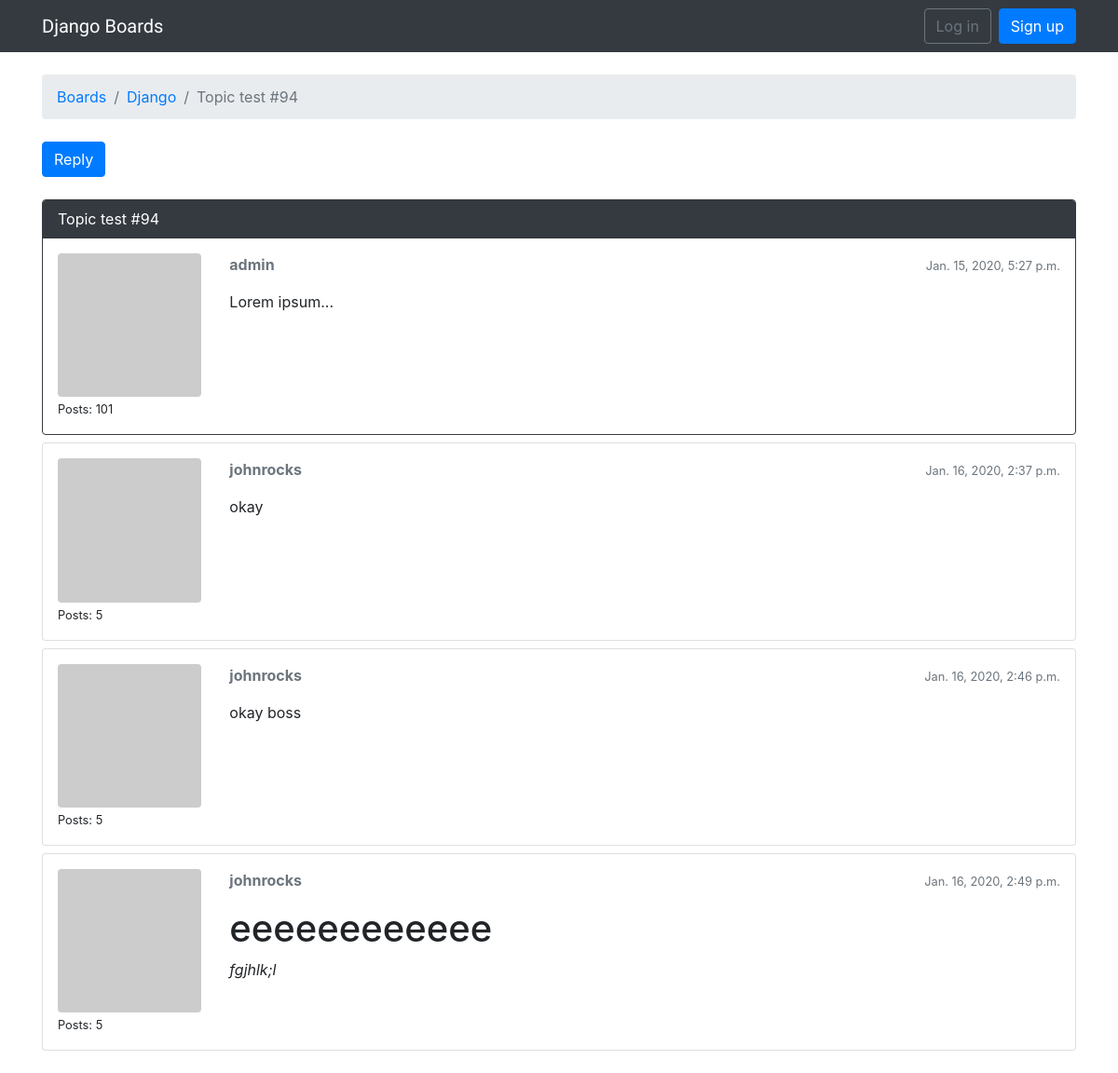
Page /boards/1/topics/98/ on the committed database.
### boards/models.py (models this page shows, shortened)
class Topic(models.Model):
    subject = models.CharField(max_length=255)
    last_updated = models.DateTimeField(auto_now_add=True)
    board = models.ForeignKey(Board, related_name='topics',on_delete=models.SET(Board))
    starter = models.ForeignKey(User, related_name='topics',on_delete=models.SET(User))
    views = models.PositiveIntegerField(default=0)

class Board(models.Model):
    name = models.CharField(max_length=30, unique=True)
    description = models.CharField(max_length=100)

class Post(models.Model):
    message = models.TextField(max_length=4000)
    topic = models.ForeignKey(Topic, related_name='posts',on_delete=models.SET(Topic))
    created_at = models.DateTimeField(auto_now_add=True)
    updated_at = models.DateTimeField(null=True)
    created_by = models.ForeignKey(User, related_name='posts',on_delete=models.SET(User))
    updated_by = models.ForeignKey(User, null=True, related_name='+',on_delete=models.SET(User))
    def get_message_as_markdown(self):
        return mark_safe(markdown(self.message, safe_mode='escape'))

### boards/views.py (the view)
# urls.py: url(r'^boards/(?P<pk>\d+)/topics/(?P<topic_pk>\d+)/$', views.PostListView.as_view(), name='topic_posts'),
class PostListView(ListView):
    model = Post
    context_object_name = 'posts'
    template_name = 'topic_posts.html'
    paginate_by = 20
    def get_context_data(self, **kwargs):
        session_key = 'viewed_topic_{}'.format(self.topic.pk)  # <-- here
        if not self.request.session.get(session_key, False):
            self.topic.views += 1
            self.topic.save()
            self.request.session[session_key] = True           # <-- until here
        kwargs['topic'] = self.topic
        return super().get_context_data(**kwargs)
    def get_queryset(self):
        self.topic = get_object_or_404(Topic, board__pk=self.kwargs.get('pk'), pk=self.kwargs.get('topic_pk'))
        queryset = self.topic.posts.order_by('created_at')
        return queryset

### boards/templatetags/gravatar.py (called while the page is built)
@register.filter
def gravatar(user):
    email = user.email.lower().encode('utf-8')
    default = 'mm'
    size = 256
    url = 'https://www.gravatar.com/avatar/{md5}?{params}'.format(
        md5=hashlib.md5(email).hexdigest(),
        params=urlencode({'d': default, 's': str(size)})
    )
    return url

### templates/topic_posts.html (shortened to what this page needs)
{% extends 'base.html' %}
{% load gravatar %}
{% load static %}
{% block breadcrumb %}
  <li class="breadcrumb-item"><a href="{% url 'home' %}">Boards</a></li>
  <li class="breadcrumb-item"><a href="{% url 'board_topics' topic.board.pk %}">{{ topic.board.name }}</a></li>
  <li class="breadcrumb-item active">{{ topic.subject }}</li>
{% endblock %}
{% block content %}
<div class="mb-4">
    <a href="{% url 'reply_topic' topic.board.pk topic.pk %}" class="btn btn-primary" role="button">Reply</a>
  </div>
  {% for post in posts %}
  <div id="{{ post.pk }}" class="card {% if forloop.last %}mb-4{% else %}mb-2{% endif %} {% if forloop.first %}border-dark{% endif %}">
      {% if forloop.first %}
        <div class="card-header text-white bg-dark py-2 px-3">{{ topic.subject }}</div>
      {% endif %}
      <div class="card-body p-3">
        <div class="row">
          <div class="col-2">
            <img src="{{ post.created_by|gravatar }}" alt="{{ post.created_by.username }}" class="w-100 rounded">
            <small>Posts: {{ post.created_by.posts.count }}</small>
          </div>
          <div class="col-10">
            <div class="row mb-3">
              <div class="col-6">
                <strong class="text-muted">{{ post.created_by.username }}</strong>
              </div>
              <div class="col-6 text-right">
                <small class="text-muted">{{ post.created_at }}</small>
              </div>
            </div>
            {{ post.get_message_as_markdown }}
          </div>
        </div>
      </div>
    </div>
  {% endfor %}
{% endblock %}

### templates/base.html (shortened to what this page needs)
{% load static %}<!DOCTYPE html>
<html>
  <head>
    <link rel="stylesheet" href="{% static 'css/bootstrap.min.css' %}">
    <link rel="stylesheet" href="{% static 'css/app.css' %}">
  </head>
  <body>
    {% block body %}
    <nav class="navbar navbar-expand-sm navbar-dark bg-dark">
        <div class="container">
          <a class="navbar-brand" href="{% url 'home' %}">Django Boards</a>
          <div class="collapse navbar-collapse" id="mainMenu">
            {% if user.is_authenticated %}
              <ul class="navbar-nav ml-auto">
                <li class="nav-item dropdown">
                  <a class="nav-link dropdown-toggle" href="#" id="userMenu" data-toggle="dropdown" aria-haspopup="true" aria-expanded="false">
                    {{ user.username }}
                  </a>
                  <div class="dropdown-menu dropdown-menu-right" aria-labelledby="userMenu">
                    <a class="dropdown-item" href="#">My account</a>
                    <a class="dropdown-item" href="#">Change password</a>
                    <div class="dropdown-divider"></div>
                    <a class="dropdown-item" href="{% url 'logout' %}">Log out</a>
                  </div>
                </li>
              </ul>
            {% else %}
              <form class="form-inline ml-auto">
                <a href="{% url 'login' %}" class="btn btn-outline-secondary">Log in</a>
                <a href="{% url 'signup' %}" class="btn btn-primary ml-2">Sign up</a>
              </form>
            {% endif %}
          </div>
        </div>
      </nav>
    <div class="container">
      <ol class="breadcrumb my-4">
        {% block breadcrumb %}
        {% endblock %}
      </ol>
      {% block content %}
      {% endblock %}
    </div>
  {% endblock body %}
  </body>
</html>

### static/css/app.css (style rules this page uses)
.navbar-brand { font-family: 'Peralta', cursive; }

### rows in the picture
Topic: board.name "Django", subject "Topic test #94"
Post: created_by.posts.count "101", created_by.username "admin", created_at "Jan. 15, 2020, 5:27 p.m.", get_message_as_markdown "Lorem ipsum..."
Post: created_by.posts.count "5", created_by.username "johnrocks", created_at "Jan. 16, 2020, 2:37 p.m.", get_message_as_markdown "okay"
Post: created_by.posts.count "5", created_by.username "johnrocks", created_at "Jan. 16, 2020, 2:46 p.m.", get_message_as_markdown "okay boss"
Post: created_by.posts.count "5", created_by.username "johnrocks", created_at "Jan. 16, 2020, 2:49 p.m.", get_message_as_markdown "eeeeeeeeeeee fgjhlk;l"
